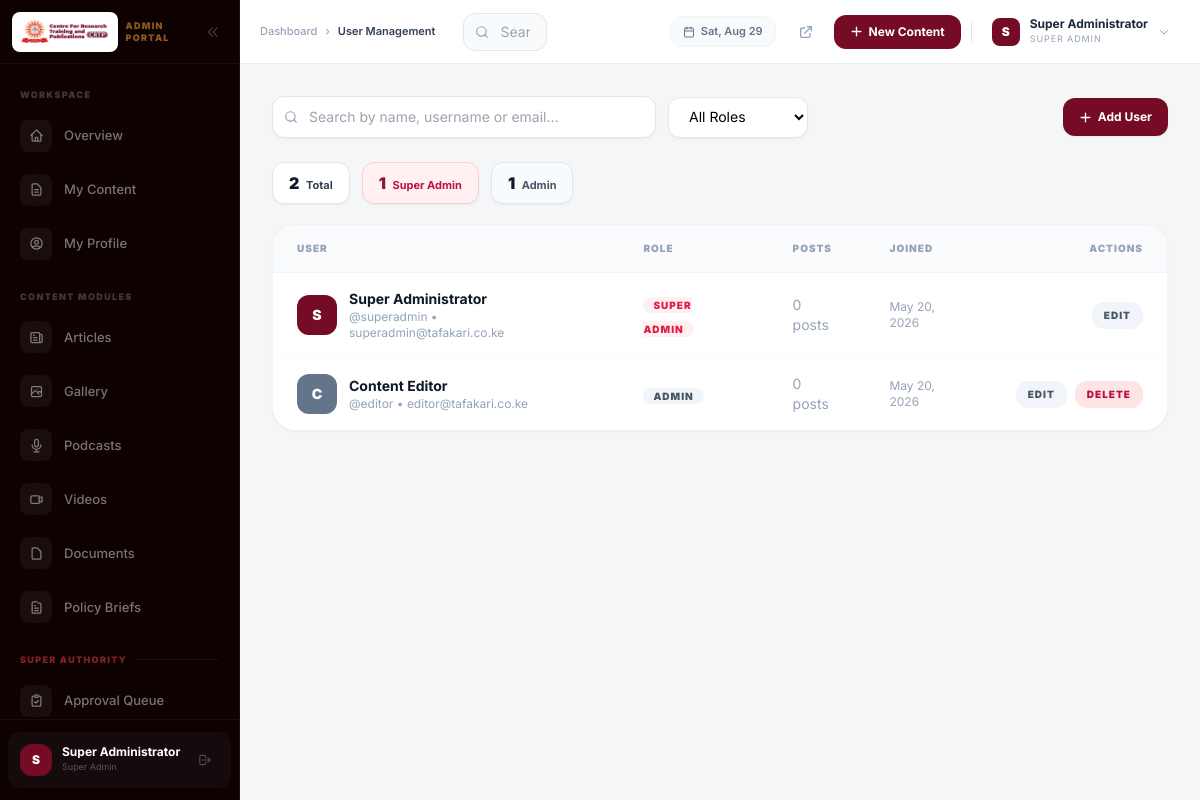
/admin/super/users.php (signed in), run on the app's committed database.
### tables this page shows
CREATE TABLE IF NOT EXISTS `User` (
  `id`        VARCHAR(191)                  NOT NULL,
  `name`      VARCHAR(191)                  NULL,
  `email`     VARCHAR(191)                  NULL,
  `username`  VARCHAR(191)                  NULL,
  `password`  VARCHAR(191)                  NOT NULL,
  `role`      ENUM('SUPER_ADMIN','ADMIN')    NOT NULL DEFAULT 'ADMIN',
  `createdAt` DATETIME(3)                   NOT NULL DEFAULT CURRENT_TIMESTAMP(3),
  `updatedAt` DATETIME(3)                   NOT NULL DEFAULT CURRENT_TIMESTAMP(3) ON UPDATE CURRENT_TIMESTAMP(3),

  PRIMARY KEY (`id`),
  UNIQUE KEY `User_email_key`    (`email`),
  UNIQUE KEY `User_username_key` (`username`)
);

### admin/super/users.php (the view, shortened to what the rows shown need)
<?php
require_once dirname(__DIR__, 2) . '/includes/auth.php';
require_once dirname(__DIR__, 2) . '/includes/functions.php';
$me  = require_super_admin();
$pdo = db();
$users = $pdo->query(
    "SELECT u.id, u.name, u.username, u.email, u.role, u.createdAt,
            COUNT(p.id) AS postCount
     FROM User u LEFT JOIN Post p ON p.authorId = u.id
     GROUP BY u.id ORDER BY u.createdAt DESC"
)->fetchAll();
?>
<?php include dirname(__DIR__, 2) . '/includes/head.php'; ?>
<body class="antialiased font-inter" style="background:#F4F6F8">
<div class="flex h-screen overflow-hidden">
<?php include dirname(__DIR__, 2) . '/includes/admin-sidebar.php'; ?>
<div class="flex-1 flex flex-col overflow-hidden min-w-0">
<?php include dirname(__DIR__, 2) . '/includes/admin-topbar.php'; ?>
<main class="flex-1 overflow-y-auto p-6 md:p-8">
  <div class="bg-white rounded-3xl border border-slate-100 shadow-sm overflow-hidden">
    <table class="w-full" id="users-table">
      <thead>
        <tr class="border-b border-slate-100" style="background:#FAFBFC">
          <th class="text-left px-6 py-4 text-[10px] font-black uppercase tracking-widest text-slate-400">User</th>
          <th class="text-left px-6 py-4 text-[10px] font-black uppercase tracking-widest text-slate-400 hidden md:table-cell">Role</th>
          <th class="text-left px-6 py-4 text-[10px] font-black uppercase tracking-widest text-slate-400 hidden lg:table-cell">Posts</th>
          <th class="text-left px-6 py-4 text-[10px] font-black uppercase tracking-widest text-slate-400 hidden lg:table-cell">Joined</th>
          <th class="px-6 py-4 text-[10px] font-black uppercase tracking-widest text-slate-400 text-right">Actions</th>
        </tr>
      </thead>
      <tbody class="divide-y divide-slate-50" id="users-tbody">
        <?php foreach ($users as $u): ?>
          <tr class="hover:bg-slate-50/50 transition-colors user-row"
              data-search="<?= strtolower(h(($u['name'] ?? '') . ' ' . ($u['username'] ?? '') . ' ' . ($u['email'] ?? ''))) ?>"
              data-role="<?= h($u['role']) ?>">
            <td class="px-6 py-4">
              <div class="flex items-center gap-3">
                <div class="w-10 h-10 rounded-xl flex items-center justify-center text-white font-black text-sm shrink-0"
                     style="background:<?= $u['role'] === 'SUPER_ADMIN' ? '#750B25' : '#64748b' ?>">
                  <?= strtoupper(substr($u['name'] ?? $u['username'] ?? 'U', 0, 1)) ?>
                </div>
                <div>
                  <p class="text-sm font-bold text-slate-900"><?= h($u['name'] ?? $u['username']) ?></p>
                  <p class="text-xs text-slate-400">@<?= h($u['username']) ?> &bull; <?= h($u['email'] ?? '—') ?></p>
                </div>
              </div>
            </td>
            <td class="px-6 py-4 hidden md:table-cell">
              <span class="px-2.5 py-0.5 rounded-full text-[10px] font-black uppercase tracking-widest <?= $u['role'] === 'SUPER_ADMIN' ? 'bg-rose-50 text-rose-600' : 'bg-slate-100 text-slate-600' ?>">
                <?= h(str_replace('_', ' ', $u['role'])) ?>
              </span>
            </td>
            <td class="px-6 py-4 text-sm text-slate-600 hidden lg:table-cell">
              <?php if ((int)$u['postCount'] > 0): ?>
                <a href="/admin/content?q=<?= urlencode($u['username'] ?? '') ?>" target="_blank"
                   class="font-semibold hover:underline" style="color:#750B25">
                  <?= $u['postCount'] ?> post<?= $u['postCount'] != 1 ? 's' : '' ?>
                </a>
              <?php else: ?>
                <span class="text-slate-400">0 posts</span>
              <?php endif; ?>
            </td>
            <td class="px-6 py-4 text-xs text-slate-400 hidden lg:table-cell"><?= format_date($u['createdAt'], 'M j, Y') ?></td>
            <td class="px-6 py-4">
              <div class="flex justify-end gap-2">
                <button onclick='openModal("edit",<?= json_encode($u) ?>)'
                        class="px-3 py-1.5 text-[10px] font-black uppercase tracking-widest bg-slate-100 text-slate-600 rounded-xl hover:bg-slate-200 transition-colors">
                  Edit
                </button>
                <?php if ($u['id'] !== $me['id']): ?>
                  <button onclick="deleteUser('<?= h($u['id']) ?>',<?= (int)$u['postCount'] ?>,'<?= h(addslashes($u['name'] ?? $u['username'])) ?>')"
                          class="px-3 py-1.5 text-[10px] font-black uppercase tracking-widest bg-rose-100 text-rose-700 rounded-xl hover:bg-rose-200 transition-colors">
                    Delete
                  </button>
                <?php endif; ?>
              </div>
            </td>
          </tr>
        <?php endforeach; ?>
      </tbody>
    </table>
  </div>
</main>
</div>
</div>
</body>
</html>

### includes/admin-sidebar.php (shortened to what the rows shown need)
<?php
$_u       = current_user();
$_role    = $_u['role'] ?? '';
$_name    = $_u['name'] ?? $_u['username'] ?? 'User';
$_initial = strtoupper(substr($_name, 0, 1));
    ?>
<aside id="admin-sidebar"
       class="w-60 h-screen flex flex-col overflow-y-auto shrink-0"
       style="background:#0D0102;border-right:1px solid rgba(255,255,255,.055)">
  <div class="px-2 pb-3 border-t shrink-0" style="border-color:rgba(255,255,255,.055)">
    <div class="sb-user-foot flex items-center gap-2.5 px-3 py-3 mt-3 rounded-xl transition-all" style="background:rgba(255,255,255,.04)">
      <div class="sb-user-avatar w-8 h-8 rounded-xl flex items-center justify-center font-black text-xs text-white shrink-0"
           style="background:#750B25"><?= h($_initial) ?></div>
      <div class="sb-user-meta grow min-w-0">
        <p class="text-[12px] font-bold text-white truncate leading-none"><?= h($_name) ?></p>
        <p class="text-[9px] mt-0.5 truncate" style="color:rgba(255,255,255,.3)">
          <?= $_role === 'SUPER_ADMIN' ? 'Super Admin' : 'Editor' ?>
        </p>
      </div>
      <a href="/admin/logout" title="Sign Out"
         class="sb-logout w-7 h-7 flex items-center justify-center rounded-lg shrink-0 transition-all"
         style="color:rgba(255,255,255,.25)"
         onmouseover="this.style.color='#fca5a5';this.style.background='rgba(239,68,68,.12)'"
         onmouseout="this.style.color='rgba(255,255,255,.25)';this.style.background='transparent'">
        <svg width="14" height="14" fill="none" stroke="currentColor" stroke-width="2"
             stroke-linecap="round" stroke-linejoin="round" viewBox="0 0 24 24">
          <path d="M17 16l4-4m0 0l-4-4m4 4H7m6 4v1a3 3 0 01-3 3H6a3 3 0 01-3-3V7a3 3 0 013-3h4a3 3 0 013 3v1"/>
        </svg>
      </a>
    </div>
  </div>
</aside>

### includes/admin-topbar.php (shortened to what the rows shown need)
<?php
$_tb_user  = current_user();
$_tb_name  = $_tb_user['name'] ?? $_tb_user['username'] ?? 'User';
$_tb_init  = strtoupper(substr($_tb_name, 0, 1));
$_tb_role  = $_tb_user['role'] ?? '';
?>
<header class="flex items-center gap-3 px-5 h-[64px] bg-white border-b shrink-0"
        style="border-color:rgba(0,0,0,.07)">
  <div class="flex items-center gap-1.5">
    <div class="relative" id="tb-user-menu">
      <button onclick="toggleUserMenu()" class="flex items-center gap-2.5 px-2.5 py-1.5 rounded-xl hover:bg-slate-100 transition-colors">
        <div class="w-7 h-7 rounded-lg flex items-center justify-center text-white font-black text-xs shrink-0"
             style="background:<?= $_tb_role === 'SUPER_ADMIN' ? '#750B25' : '#64748b' ?>">
          <?= h($_tb_init) ?>
        </div>
        <div class="hidden sm:block text-left">
          <p class="text-[12px] font-bold text-slate-800 leading-none"><?= h($_tb_name) ?></p>
          <p class="text-[9px] text-slate-400 mt-0.5 uppercase tracking-widest">
            <?= $_tb_role === 'SUPER_ADMIN' ? 'Super Admin' : 'Admin' ?>
          </p>
        </div>
        <svg width="12" height="12" fill="none" stroke="#94a3b8" stroke-width="2" stroke-linecap="round" viewBox="0 0 24 24" class="hidden sm:block">
          <path d="M19 9l-7 7-7-7"/>
        </svg>
      </button>
    </div>
  </div>
</header>

### data on the page
user: name "S", name "Super Administrator", username "superadmin", email "superadmin@tafakari.co.ke", role "SUPER ADMIN", createdAt "May 20, 2026"
user: name "C", name "Content Editor", username "editor", email "editor@tafakari.co.ke", role "ADMIN", createdAt "May 20, 2026"

### other printed values
$item['label'] "Overview"
$item['label'] "My Content"
$item['label'] "My Profile"
$item['label'] "Articles"
$item['label'] "Gallery"
$item['label'] "Podcasts"
$item['label'] "Videos"
$item['label'] "Documents"
$item['label'] "Policy Briefs"
$item['label'] "Approval Queue"
$_tb_title "User Management"
count($users) "2"
$supers "1"
$admins "1"
